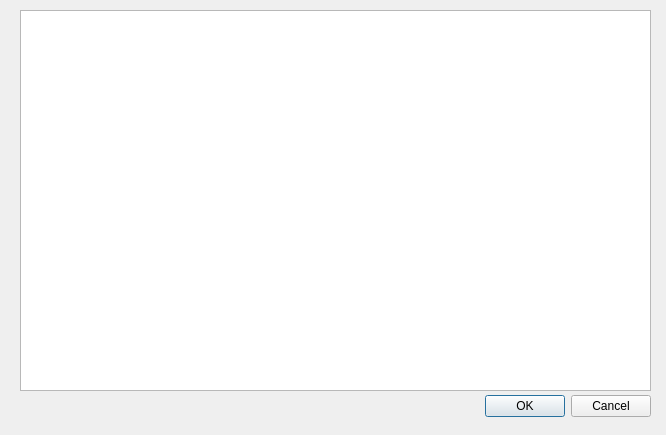
<?xml version="1.0" encoding="UTF-8"?>
<ui version="4.0">
 <class>Dialogbacha</class>
 <widget class="QDialog" name="Dialogbacha">
  <property name="geometry">
   <rect>
    <x>0</x>
    <y>0</y>
    <width>666</width>
    <height>435</height>
   </rect>
  </property>
  <property name="windowTitle">
   <string>Dialog</string>
  </property>
  <widget class="QDialogButtonBox" name="buttonBox">
   <property name="geometry">
    <rect>
     <x>310</x>
     <y>390</y>
     <width>341</width>
     <height>32</height>
    </rect>
   </property>
   <property name="orientation">
    <enum>Qt::Horizontal</enum>
   </property>
   <property name="standardButtons">
    <set>QDialogButtonBox::Cancel|QDialogButtonBox::Ok</set>
   </property>
  </widget>
  <widget class="QTableView" name="tableView">
   <property name="geometry">
    <rect>
     <x>20</x>
     <y>10</y>
     <width>631</width>
     <height>381</height>
    </rect>
   </property>
  </widget>
 </widget>
 <resources/>
 <connections>
  <connection>
   <sender>buttonBox</sender>
   <signal>accepted()</signal>
   <receiver>Dialogbacha</receiver>
   <slot>accept()</slot>
   <hints>
    <hint type="sourcelabel">
     <x>248</x>
     <y>254</y>
    </hint>
    <hint type="destinationlabel">
     <x>157</x>
     <y>274</y>
    </hint>
   </hints>
  </connection>
  <connection>
   <sender>buttonBox</sender>
   <signal>rejected()</signal>
   <receiver>Dialogbacha</receiver>
   <slot>reject()</slot>
   <hints>
    <hint type="sourcelabel">
     <x>316</x>
     <y>260</y>
    </hint>
    <hint type="destinationlabel">
     <x>286</x>
     <y>274</y>
    </hint>
   </hints>
  </connection>
 </connections>
</ui>
